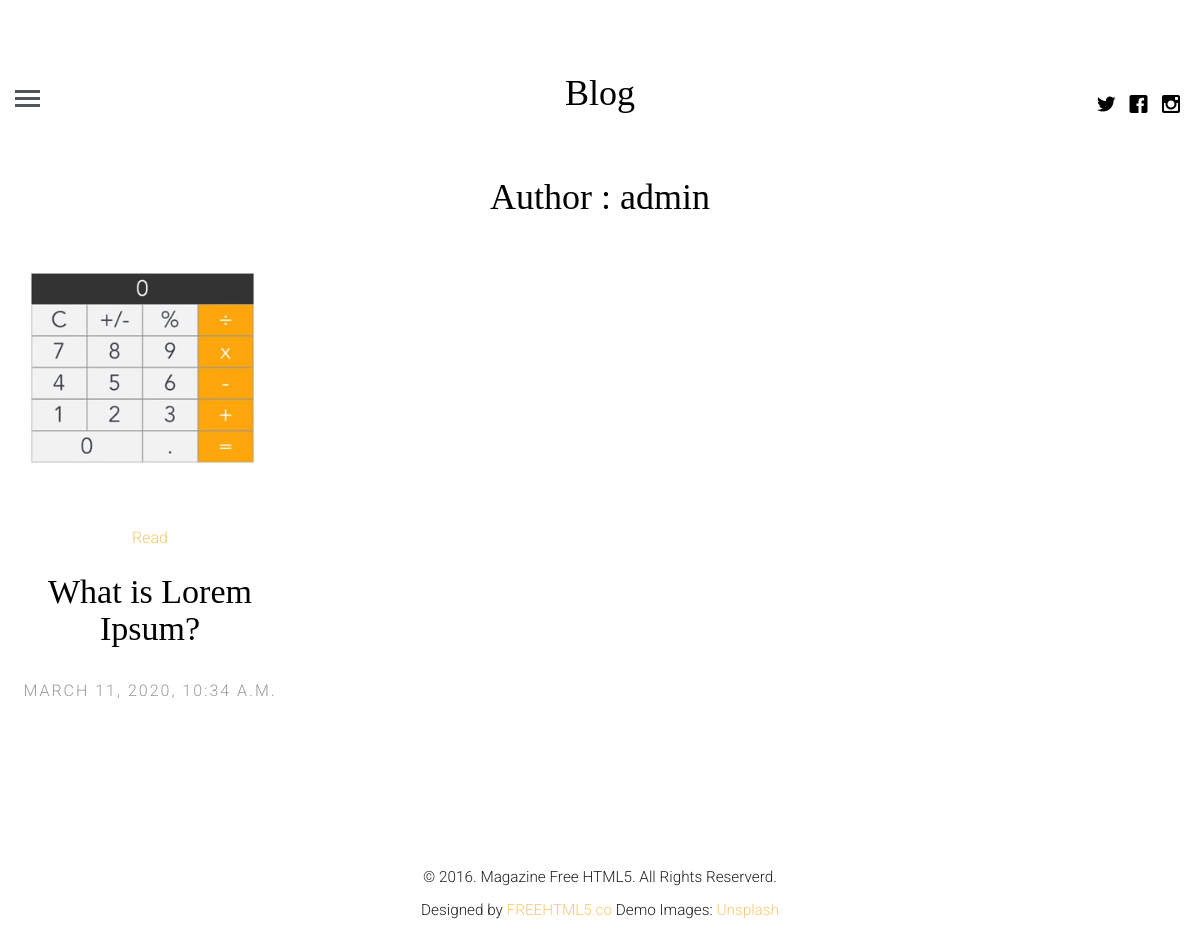
Before: /author/admin with the older database file.
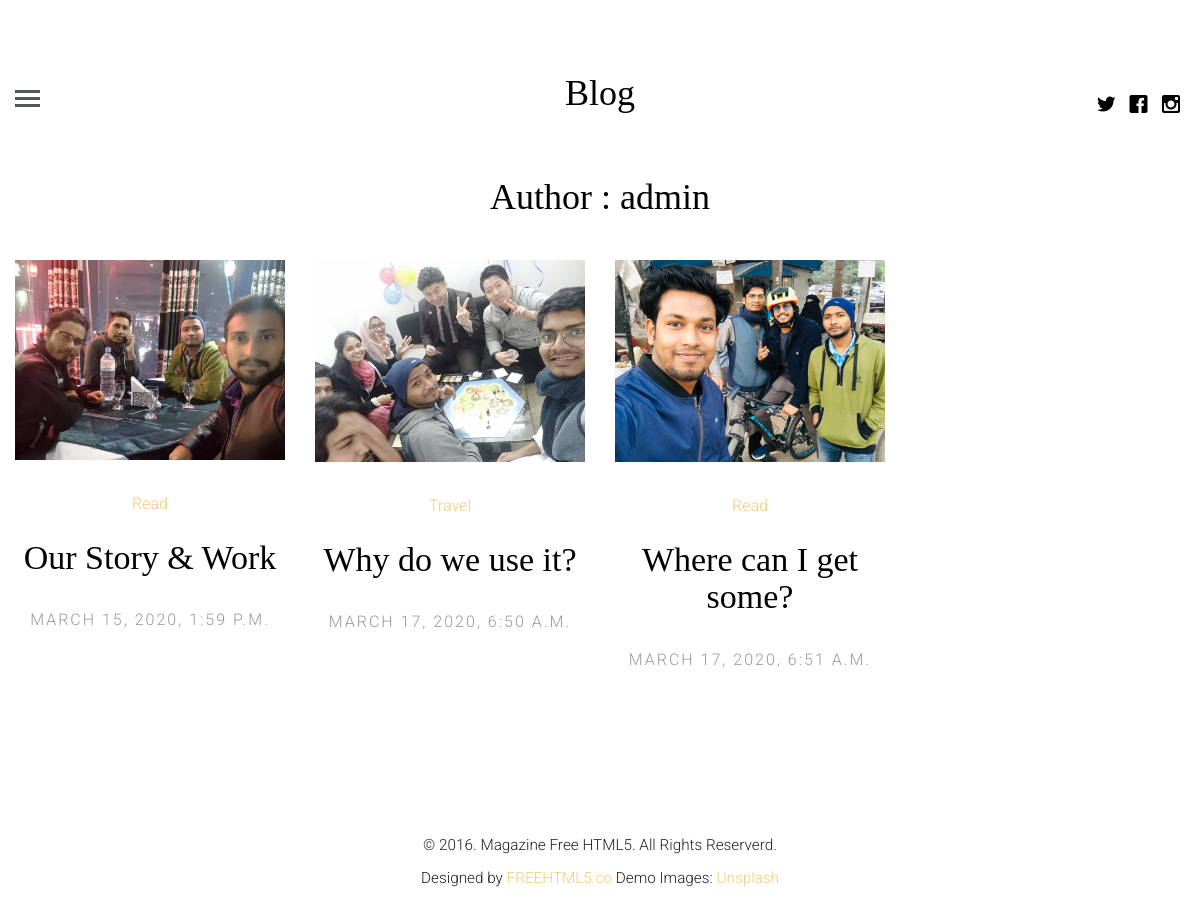
After: the same page with the newer database file.
### blogApp/models.py (models this page shows, shortened)
class Article(models.Model):
    article_author = models.ForeignKey(Author, on_delete=models.CASCADE)
    title = models.CharField(max_length=200)
    body = models.TextField()
    image = models.FileField()
    posted_on = models.DateTimeField(auto_now_add=True, auto_now=False)
    updated_on = models.DateTimeField(auto_now=True, auto_now_add=False)
    category = models.ForeignKey(Category, on_delete=models.CASCADE)

class Category(models.Model):
    name = models.CharField(max_length=100)

### blogApp/views.py (the view)
# urls.py: path('author/<name>', views.getauthor, name="author"),
def getauthor(request, name):
    post_author = get_object_or_404(User, username=name)
    auth = get_object_or_404(Author, name=post_author.id)
    post = Article.objects.filter(article_author=auth.id)
    context = {
        "auth": auth,
        "post": post,
    }
    return render(request, "profile.html", context)

### templates/profile.html (shortened to what this page needs)
{% extends 'base.html' %}
{% block content %}
<h1 class="text-center">Author : {{ auth.name }}</h1><br>
    {% for p in post %}
        <article class="col-lg-3 col-md-3 col-sm-3 col-xs-6 col-xxs-12 animate-box">
        <figure>
            <a href="{% url 'single-post' id=p.id %}"><img src="{{p.image.url}}" alt="Image" class="img-responsive"></a>
        </figure>
        <span class="fh5co-meta"><a href="single.html">{{p.category.name}}</a></span>
        <h2 class="fh5co-article-title"><a href="{% url 'single-post' id=p.id %}">{{p.title}}</a></h2>
        <span class="fh5co-meta fh5co-date">{{p.posted_on}}</span>
    </article>
    {% endfor %}
{% endblock %}

Changed rows visible on the page:
no longer on this page (row edited): Article: image (picture), category.name "Read", title "What is Lorem Ipsum?", posted_on "MARCH 11, 2020, 10:34 A.M."
added Article: image (picture), category.name "Read", title "Our Story & Work", posted_on "MARCH 15, 2020, 1:59 P.M."
added Article: image (picture), category.name "Travel", title "Why do we use it?", posted_on "MARCH 17, 2020, 6:50 A.M."
added Article: image (picture), category.name "Read", title "Where can I get some?", posted_on "MARCH 17, 2020, 6:51 A.M."
